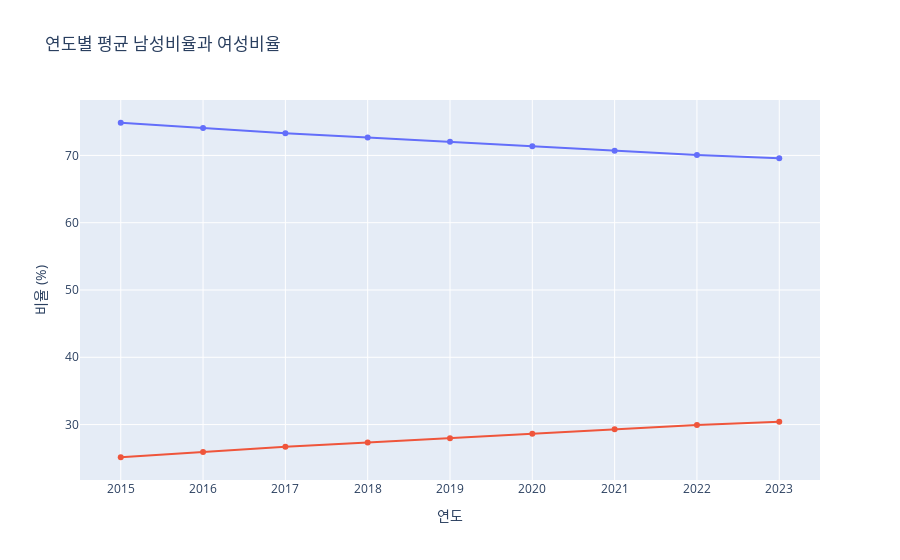

The notebook cell saved with this chart:
### Code cell
df_avg = df_all.groupby('연도').agg({
    '남성비율': 'mean',
    '여성비율': 'mean'
}).reset_index()
fig = px.line(df_avg, x='연도', y=['남성비율', '여성비율'],
              title='연도별 평균 남성비율과 여성비율',
              labels={'연도': '연도', 'value': '비율 (%)'},
              markers=True)
fig.update_layout(showlegend=False)
fig

### Figure 1 — Plotly figure (JSON) as saved in the notebook; plotly's stock layout.template omitted (floating-point values rounded to 4 significant figures)
{"data": [{"hovertemplate": "variable=남성비율<br>연도=%{x}<br>비율 (%)=%{y}<extra></extra>", "legendgroup": "남성비율", "line": {"color": "#636efa", "dash": "solid"}, "marker": {"symbol": "circle"}, "mode": "lines+markers", "name": "남성비율", "orientation": "v", "showlegend": true, "type": "scatter", "x": [2015, 2016, 2017, 2018, 2019, 2020, 2021, 2022, 2023], "xaxis": "x", "y": [74.85, 74.07, 73.31, 72.67, 72.04, 71.35, 70.71, 70.04, 69.56], "yaxis": "y"}, {"hovertemplate": "variable=여성비율<br>연도=%{x}<br>비율 (%)=%{y}<extra></extra>", "legendgroup": "여성비율", "line": {"color": "#EF553B", "dash": "solid"}, "marker": {"symbol": "circle"}, "mode": "lines+markers", "name": "여성비율", "orientation": "v", "showlegend": true, "type": "scatter", "x": [2015, 2016, 2017, 2018, 2019, 2020, 2021, 2022, 2023], "xaxis": "x", "y": [25.15, 25.93, 26.69, 27.33, 27.96, 28.65, 29.29, 29.96, 30.44], "yaxis": "y"}], "layout": {"autosize": true, "legend": {"title": {"text": "variable"}, "tracegroupgap": 0}, "showlegend": false, "title": {"text": "연도별 평균 남성비율과 여성비율"}, "xaxis": {"anchor": "y", "autorange": true, "domain": [0, 1], "range": [2015.0, 2023.0], "title": {"text": "연도"}, "type": "linear"}, "yaxis": {"anchor": "x", "autorange": true, "domain": [0, 1], "range": [21.04, 78.96], "title": {"text": "비율 (%)"}, "type": "linear"}}}
